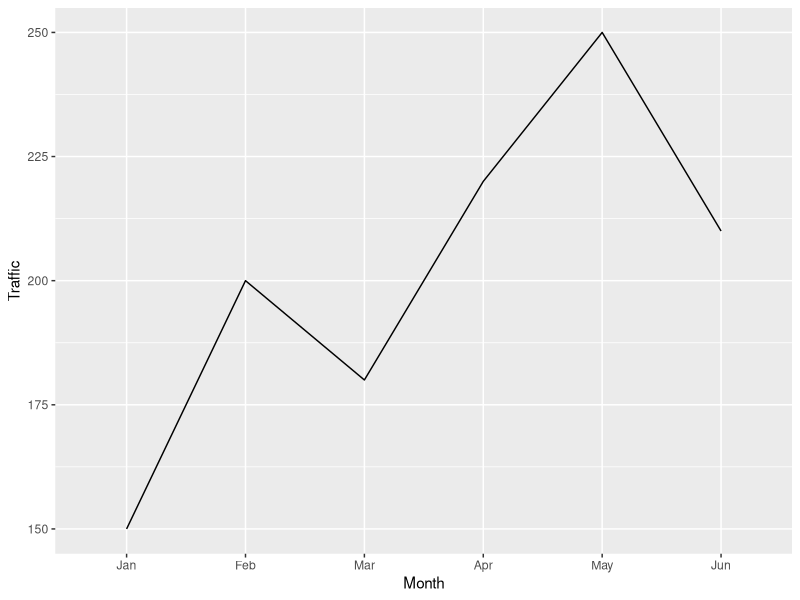
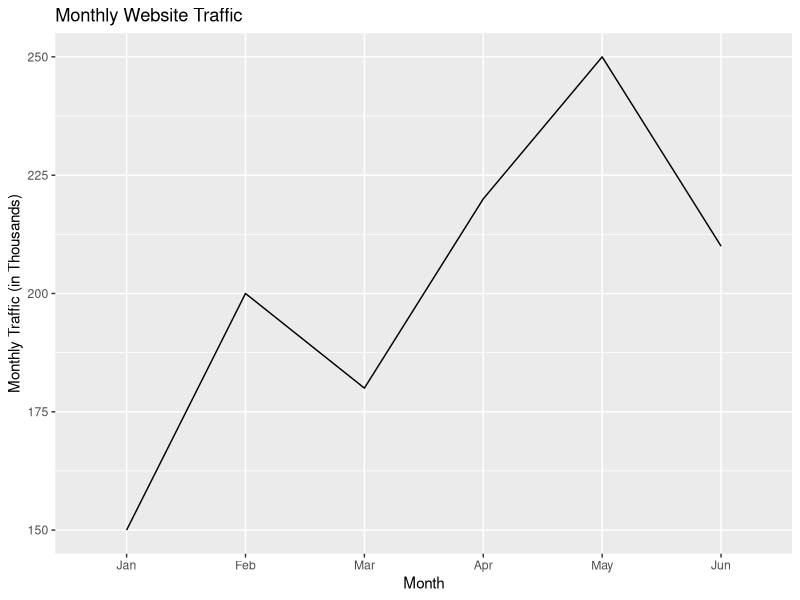
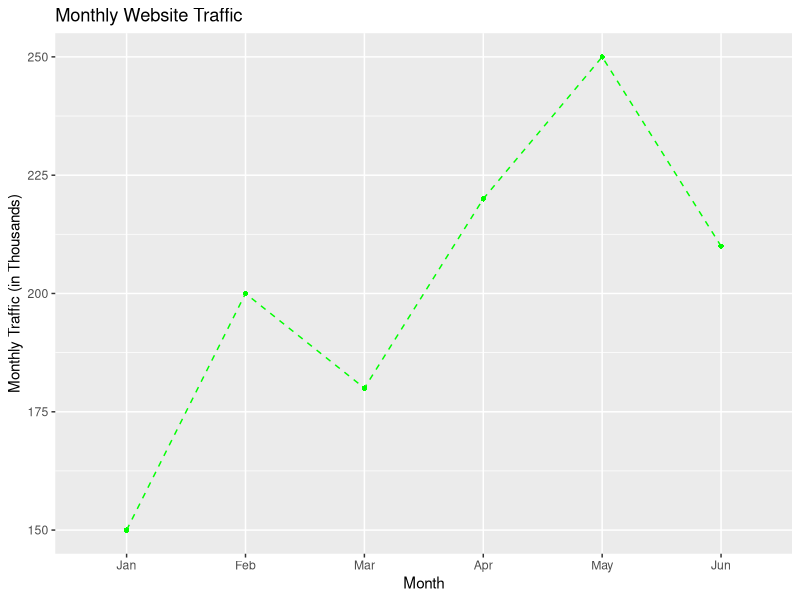
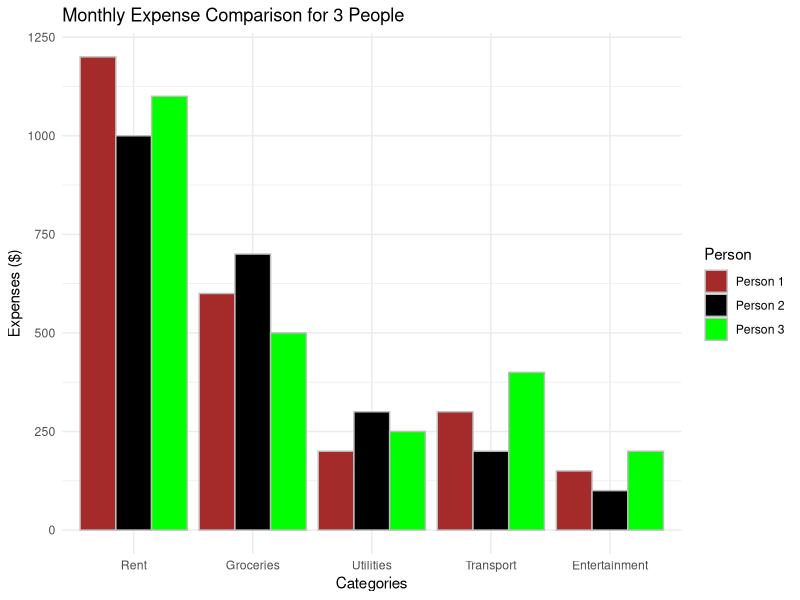
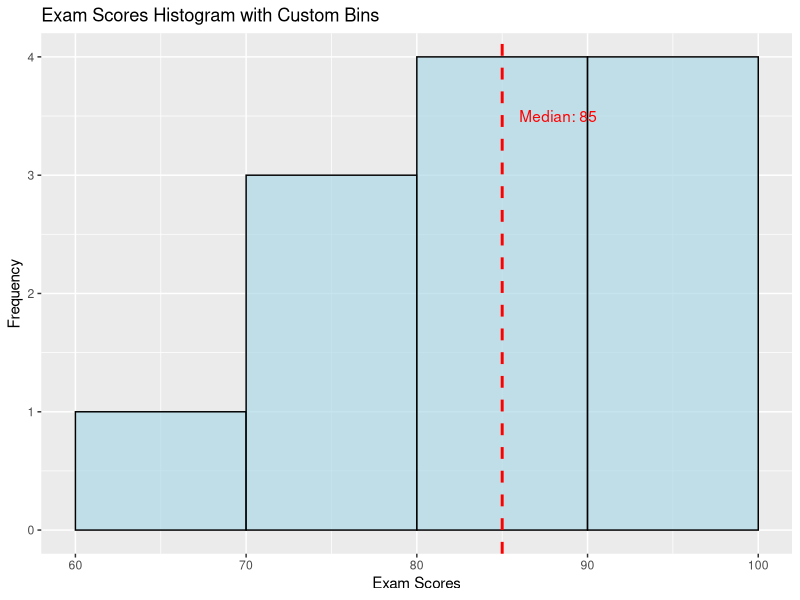
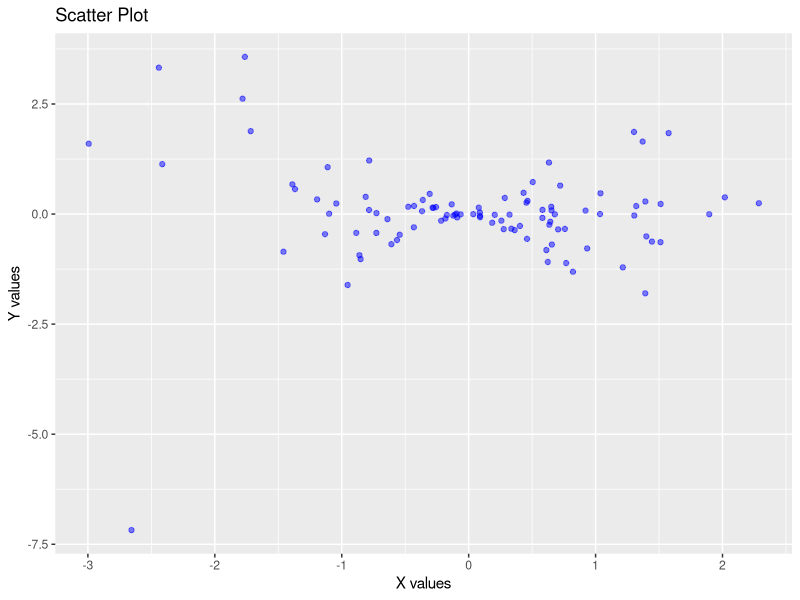
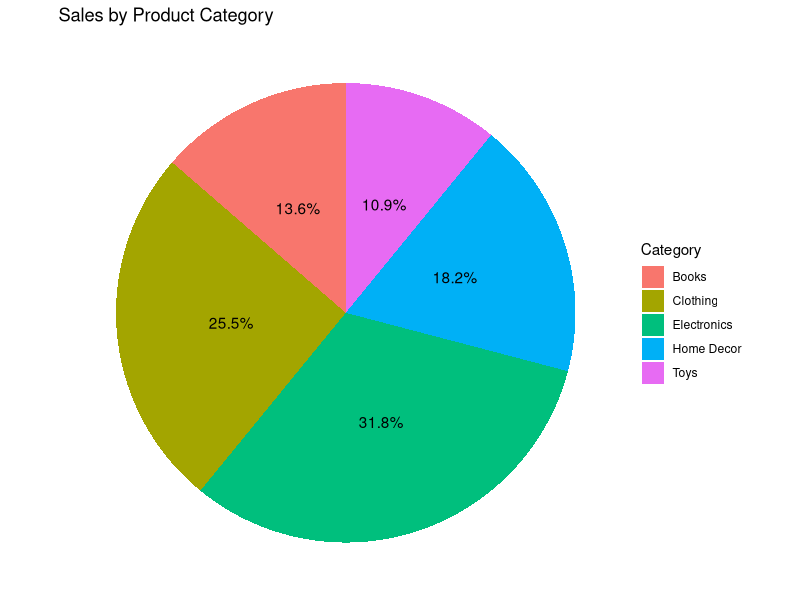
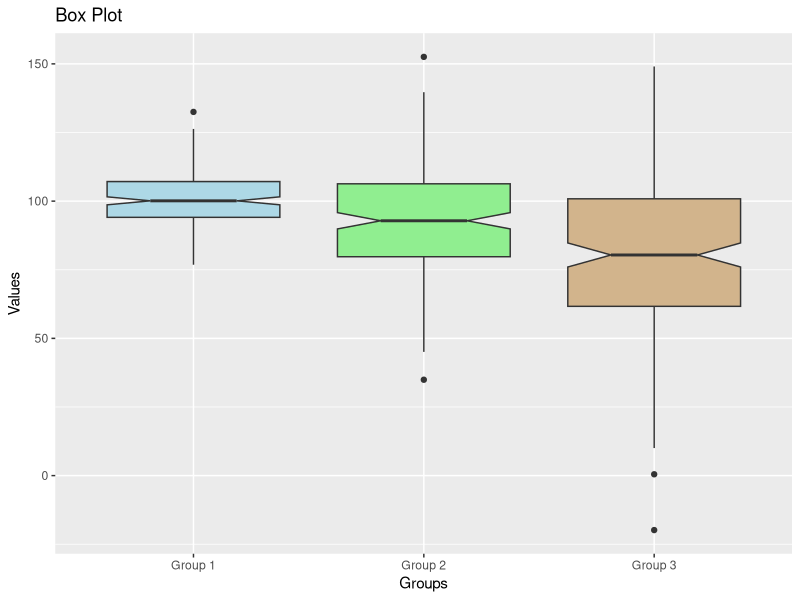

Generate these figures, in order, with R:
# ============================================================
# R Translation of Python Matplotlib Tutorial
# ggplot2 only
# ============================================================
 
library(ggplot2)
library(tidyr)    # for pivot_longer
library(patchwork) # for combining plots (replaces par(mfrow))
 
 
# ============================================================
# 1. LINE PLOTS
# ============================================================
 
# --- 1.1 Basic line plot ---
months  <- c('Jan', 'Feb', 'Mar', 'Apr', 'May', 'Jun')
traffic <- c(150, 200, 180, 220, 250, 210)
df      <- data.frame(Month = factor(months, levels = months), Traffic = traffic)
 
ggplot(df, aes(x = Month, y = Traffic, group = 1)) +
  geom_line()
 
 
# --- 1.2 Add labels and title ---
ggplot(df, aes(x = Month, y = Traffic, group = 1)) +
  geom_line() +
  labs(x     = "Month",
       y     = "Monthly Traffic (in Thousands)",
       title = "Monthly Website Traffic")
 
 
# --- 1.3 Custom color, line style, markers, and grid ---
ggplot(df, aes(x = Month, y = Traffic, group = 1)) +
  geom_line(color = "green", linetype = "dashed") +
  geom_point(color = "green", shape = 16) +
  labs(x     = "Month",
       y     = "Monthly Traffic (in Thousands)",
       title = "Monthly Website Traffic") +
  theme(panel.grid = element_line())  # grid is on by default in most themes
 
 
# --- 1.4 Multiple lines, legend, and saving to file ---
months            <- c('Jan', 'Feb', 'Mar', 'Apr', 'May', 'Jun')
product_a_revenue <- c(45, 55, 60, 70, 80, 75)
product_b_revenue <- c(35, 40, 50, 55, 70, 68)
 
revenue_df <- data.frame(
  Month   = factor(months, levels = months),
  `Product A` = product_a_revenue,
  `Product B` = product_b_revenue,
  check.names = FALSE
)
revenue_long <- pivot_longer(revenue_df, -Month,
                             names_to = "Product", values_to = "Revenue")
 
p <- ggplot(revenue_long, aes(x = Month, y = Revenue,
                               color = Product, linetype = Product,
                               shape = Product, group = Product)) +
  geom_line() +
  geom_point(size = 2) +
  scale_color_manual(values    = c("Product A" = "blue", "Product B" = "red")) +
  scale_linetype_manual(values = c("Product A" = "solid", "Product B" = "dashed")) +
  scale_shape_manual(values    = c("Product A" = 16, "Product B" = 15)) +
  labs(x     = "Month",
       y     = "Monthly Revenue (in $1000)",
       title = "Monthly Revenue Comparison")
 
ggsave("my_plot.png", plot = p)
ggsave("my_plot.jpg", plot = p)
 
 
# ============================================================
# 2. PLOT TYPES
# ============================================================
 
# --- 2.1 Grouped Bar Chart ---
categories <- c('Rent', 'Groceries', 'Utilities', 'Transport', 'Entertainment')
bar_data <- data.frame(
  Category = rep(factor(categories, levels = categories), 3),
  Expenses = c(1200, 600, 200, 300, 150,
               1000, 700, 300, 200, 100,
               1100, 500, 250, 400, 200),
  Person   = rep(c("Person 1", "Person 2", "Person 3"), each = 5)
)
 
ggplot(bar_data, aes(x = Category, y = Expenses, fill = Person)) +
  geom_bar(stat = "identity", position = "dodge", color = "grey") +
  scale_fill_manual(values = c("Person 1" = "brown",
                               "Person 2" = "black",
                               "Person 3" = "green")) +
  labs(title = "Monthly Expense Comparison for 3 People",
       x     = "Categories",
       y     = "Expenses ($)") +
  theme_minimal()
 
 
# --- 2.2 Histogram with median line ---
exam_scores  <- c(68, 72, 75, 80, 82, 84, 86, 90, 92, 95, 98, 100)
median_score <- median(exam_scores)
 
ggplot(data.frame(Score = exam_scores), aes(x = Score)) +
  geom_histogram(breaks   = c(60, 70, 80, 90, 100),
                 fill     = "lightblue",
                 color    = "black",
                 alpha    = 0.7) +
  geom_vline(xintercept = median_score,
             color = "red", linetype = "dashed", linewidth = 1) +
  annotate("text", x = median_score + 1, y = 3.5,
           label = paste("Median:", median_score),
           color = "red", hjust = 0) +
  labs(x     = "Exam Scores",
       y     = "Frequency",
       title = "Exam Scores Histogram with Custom Bins")
 
 
# --- 2.3 Scatter Plot ---
set.seed(42)
scatter_df <- data.frame(x = rnorm(100))
scatter_df$y <- scatter_df$x * rnorm(100)
 
ggplot(scatter_df, aes(x = x, y = y)) +
  geom_point(color = "blue", alpha = 0.5) +
  labs(title = "Scatter Plot",
       x     = "X values",
       y     = "Y values")
 
 
# --- 2.4 Pie Chart ---
# Note: ggplot2 does not support per-slice "explosion" natively.
# The explode effect is approximated by nudging a slice label outward,
# but true physical separation requires manual segment drawing with geom_arc_bar
# (from the ggforce package). The chart below is otherwise a faithful translation.
pie_data <- data.frame(
  Category = c('Electronics', 'Clothing', 'Home Decor', 'Books', 'Toys'),
  Sales    = c(3500, 2800, 2000, 1500, 1200)
)
pie_data$Pct <- paste0(round(pie_data$Sales / sum(pie_data$Sales) * 100, 1), "%")
 
ggplot(pie_data, aes(x = "", y = Sales, fill = Category)) +
  geom_bar(stat = "identity", width = 1) +
  coord_polar("y") +
  geom_text(aes(label = Pct), position = position_stack(vjust = 0.5)) +
  labs(title = "Sales by Product Category") +
  theme_void()
 
 
# --- 2.5 Box Plot ---
set.seed(16)
box_data <- data.frame(
  Value = c(rnorm(200, 100, 10), rnorm(200, 90, 20), rnorm(200, 80, 30)),
  Group = rep(c("Group 1", "Group 2", "Group 3"), each = 200)
)
 
ggplot(box_data, aes(x = Group, y = Value, fill = Group)) +
  geom_boxplot(notch = TRUE) +
  scale_fill_manual(values = c("Group 1" = "lightblue",
                               "Group 2" = "lightgreen",
                               "Group 3" = "tan")) +
  labs(title = "Box Plot",
       x     = "Groups",
       y     = "Values") +
  theme(legend.position = "none")
 
 
# --- 2.6 Heatmap (Correlation Matrix) ---
vars <- c("Var1", "Var2", "Var3", "Var4")
corr_vals <- c( 1.0, 0.8, 0.3, -0.2,
                0.8, 1.0, 0.5,  0.1,
                0.3, 0.5, 1.0, -0.4,
               -0.2, 0.1,-0.4,  1.0)
 
heat_df <- data.frame(
  Var1  = factor(rep(vars, each = 4), levels = vars),
  Var2  = factor(rep(vars, 4),        levels = rev(vars)),
  Value = corr_vals
)
 
ggplot(heat_df, aes(x = Var1, y = Var2, fill = Value)) +
  geom_tile() +
  scale_fill_gradient2(low     = "blue",
                       mid     = "white",
                       high    = "red",
                       midpoint = 0,
                       limits  = c(-1, 1),
                       name    = "Correlation") +
  labs(title = "Correlation Matrix Heatmap", x = NULL, y = NULL) +
  theme_minimal() +
  theme(panel.grid = element_blank())
 
 
# --- 2.7 Stacked Area Plot ---
stack_df <- data.frame(
  Quarter          = factor(c("Q1","Q2","Q3","Q4"), levels = c("Q1","Q2","Q3","Q4")),
  Electronics      = c(10000, 12000, 11000, 10500),
  Clothing         = c(5000,  6000,  7500,  8000),
  Home_Appliances  = c(7000,  7500,  8200,  9000)
)
stack_long <- pivot_longer(stack_df, -Quarter,
                           names_to = "Category", values_to = "Sales")
stack_long$Category <- factor(stack_long$Category,
                              levels = c("Electronics", "Clothing", "Home_Appliances"))
 
ggplot(stack_long, aes(x = Quarter, y = Sales, fill = Category, group = Category)) +
  geom_area(alpha = 0.7, position = "stack") +
  scale_fill_manual(values = c("Electronics"     = "blue",
                               "Clothing"         = "green",
                               "Home_Appliances"  = "red"),
                    labels = c("Electronics", "Clothing", "Home Appliances")) +
  labs(x     = "Quarters",
       y     = "Sales ($)",
       title = "Product Category Sales Over Quarters",
       fill  = "Category") +
  theme_minimal() +
  theme(panel.grid.major.x = element_blank())
 
 
# ============================================================
# 3. MULTIPLE SUBPLOTS
# ============================================================
 
# --- 3.1 2x2 grid of subplots (using patchwork) ---
x_seq <- seq(0, 2 * pi, length.out = 100)
fn_df  <- data.frame(
  x   = x_seq,
  Sin = sin(x_seq),
  Cos = cos(x_seq),
  Tan = tan(x_seq),
  Exp = exp(x_seq)
)
 
p_sin <- ggplot(fn_df, aes(x, Sin)) + geom_line(color = "blue")   + labs(title = "Sine Function")
p_cos <- ggplot(fn_df, aes(x, Cos)) + geom_line(color = "green")  + labs(title = "Cosine Function")
p_tan <- ggplot(fn_df, aes(x, Tan)) + geom_line(color = "red")    + labs(title = "Tangent Function") +
         coord_cartesian(ylim = c(-10, 10))
p_exp <- ggplot(fn_df, aes(x, Exp)) + geom_line(color = "purple") + labs(title = "Exponential Function")
 
(p_sin | p_cos) / (p_tan | p_exp) +
  plot_annotation(title = "Various Functions")
 
 
# --- 3.2 Dual-axis plot (bar + line sharing x-axis) ---
# True dual y-axes in ggplot2 require a linear scaling trick via sec_axis().
dual_df <- data.frame(
  Month   = 1:5,
  Sales   = c(10, 15, 7, 12, 9),
  Revenue = c(200, 300, 150, 250, 180)
)
 
revenue_scale <- 20   # Sales max; Revenue max 400 → scale factor = 400/20 = 20
 
ggplot(dual_df, aes(x = Month)) +
  geom_bar(aes(y = Sales), stat = "identity",
           fill = "blue", alpha = 0.7) +
  geom_line(aes(y = Revenue / revenue_scale),
            color = "red") +
  geom_point(aes(y = Revenue / revenue_scale),
             color = "red", size = 2) +
  scale_y_continuous(
    name   = "Sales",
    limits = c(0, 20),
    sec.axis = sec_axis(~ . * revenue_scale, name = "Revenue")
  ) +
  labs(x     = "Month",
       title = "Sales and Revenue Comparison") +
  theme_minimal() +
  theme(axis.title.y.left  = element_text(color = "blue"),
        axis.text.y.left   = element_text(color = "blue"),
        axis.title.y.right = element_text(color = "red"),
        axis.text.y.right  = element_text(color = "red"))
 
